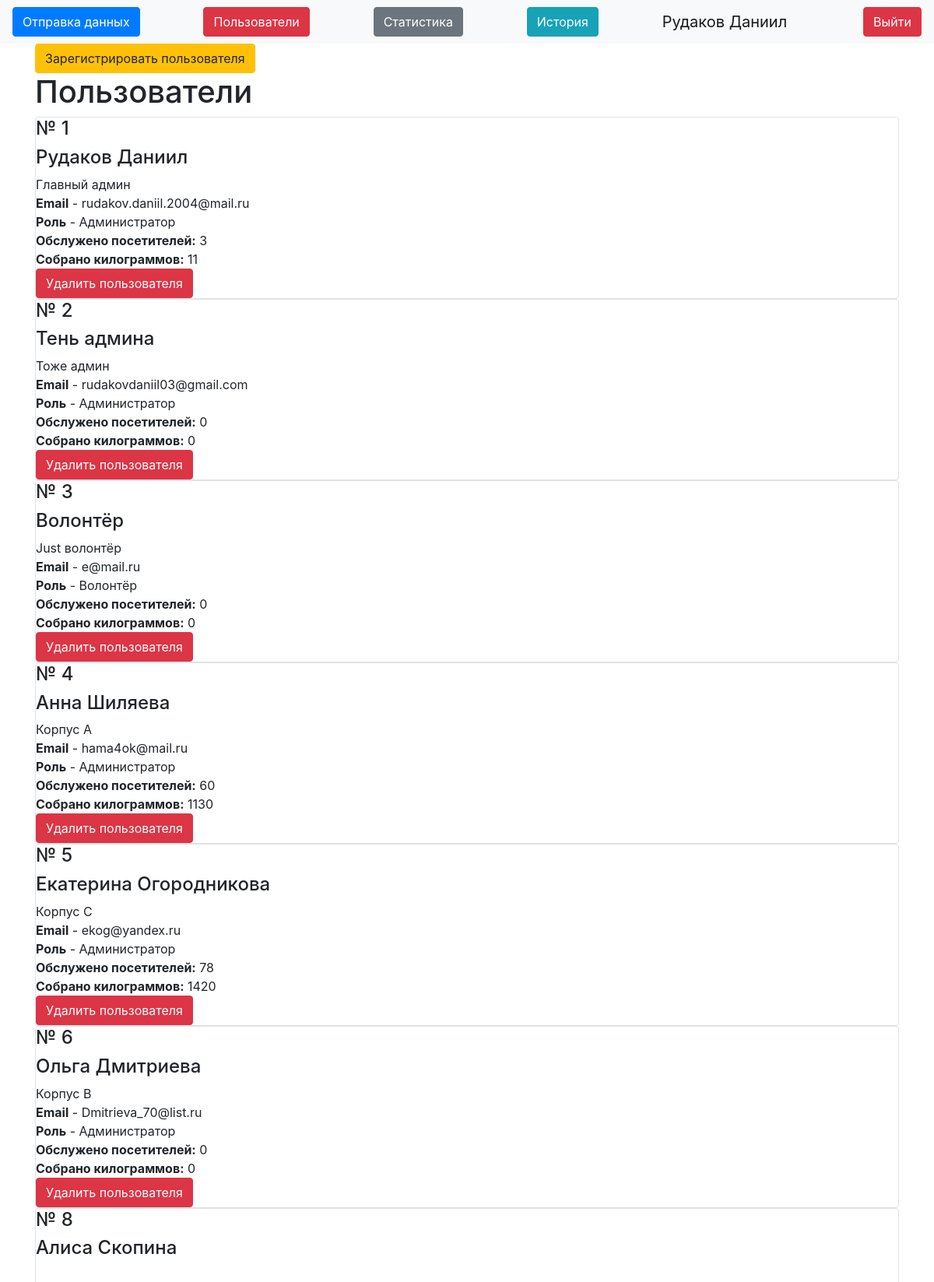
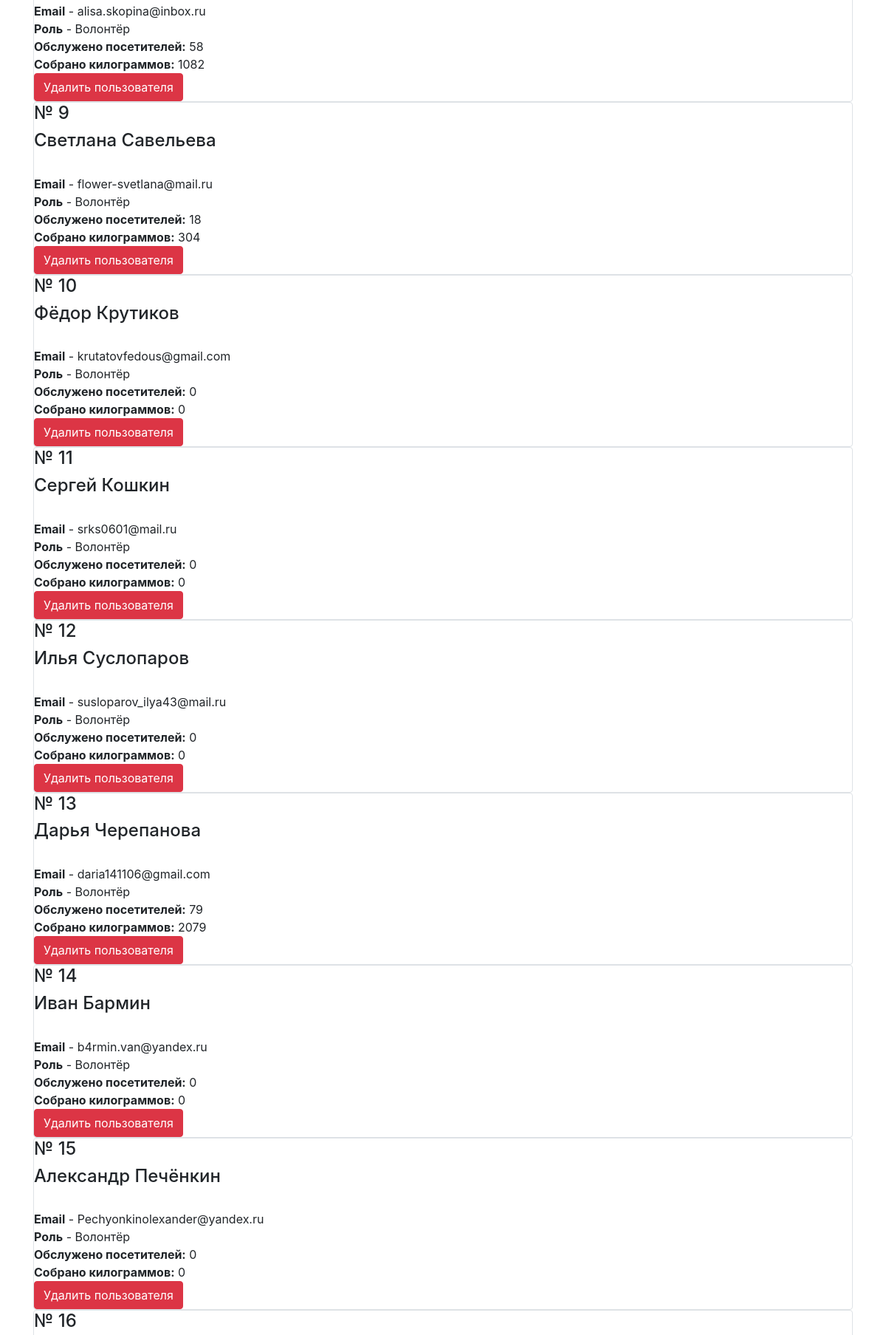
The app's page /users (signed in, upper part) with its own data (2 pictures, top to bottom).
### data/users.py (models this page shows, shortened)
class User(SqlAlchemyBase, UserMixin):
    __tablename__ = 'users'
    id = sqlalchemy.Column(sqlalchemy.Integer,
                           primary_key=True, autoincrement=True)
    name = sqlalchemy.Column(sqlalchemy.String, nullable=True)
    about = sqlalchemy.Column(sqlalchemy.String, nullable=True)
    email = sqlalchemy.Column(sqlalchemy.String,
                              index=True, unique=True, nullable=True)
    hashed_password = sqlalchemy.Column(sqlalchemy.String, nullable=True)
    is_admin = sqlalchemy.Column(sqlalchemy.Boolean)
    got = sqlalchemy.Column(sqlalchemy.Integer, default=0)
    got_pupils = sqlalchemy.Column(sqlalchemy.Integer, default=0)
    kilograms = orm.relationship("Kilograms", back_populates='user')

### server.py (the view)
@app.route("/users")
def users():
    db_sess = db_session.create_session()
    user = db_sess.query(User)
    db_sess.close()
    return render_template("users.html", user=user)

### data/db_session.py (called while the page is built)
def create_session() -> Session:
    global __factory
    return __factory()

### server.py (called while the page is built)
@login_manager.user_loader # Декоратор для авторизации пользователей
def load_user(user_id):
    db_sess = db_session.create_session()
    user_id = db_sess.query(User).get(user_id)
    db_sess.close()
    return user_id

### templates/users.html (shortened to what this page needs)
{% extends "base.html" %}
{% block content %}
{% if current_user.is_admin %}
    <a class="btn btn-warning" href="/register">Зарегистрировать пользователя</a>
<h1 xmlns="http://www.w3.org/1999/html" xmlns="http://www.w3.org/1999/html">Пользователи</h1>
{% for item in user%}
    <div class="col-md6 border rounded">
        <h4>№ {{item.id}}</h4>
        <h4>{{item.name}}</h4>
        <div>
            {{item.about}}</br>
            <b>Email</b> - {{item.email}}</br>
            {% if item.is_admin%}
            <b>Роль</b> - Администратор
            {% else %}
            <b>Роль</b> - Волонтёр
            {% endif %}
            <b>Обслужено посетителей:</b> {{item.got_pupils}}
            <b>Собрано килограммов:</b> {{item.got}}
            {% if current_user.is_admin%}</br>
            <a href="/user_delete/{{item.id}}" class="btn btn-danger">Удалить пользователя</a>
            {% endif %}
        </div>
    </div>
{% endfor %}
{% endif %}
{% endblock %}

### templates/base.html (shortened to what this page needs)
<!doctype html>
<html lang="en">
<head>
    <link rel="stylesheet"
          href="https://stackpath.bootstrapcdn.com/bootstrap/4.4.1/css/bootstrap.min.css"
>
</head>
<body>
<header>
    <nav class="navbar navbar-light bg-light">
        {% if current_user.is_authenticated %}
        <a type="button" class="btn btn-primary" href="/">Отправка данных</a>
        {% if current_user.is_admin %}
        <a class="btn btn-danger" href="/users">Пользователи</a>
        <a class="btn btn-secondary" href="/stats">Статистика</a>
        {% endif %}
        <a class="btn btn-info" href="/history">История</a>
        <a class="navbar-brand" href="">{{ current_user.name }}</a>
        <a class="btn btn-danger" href="/logout">Выйти</a>
        {% else %}
        <p>
            <a class="btn btn-success" href="/login">Войти</a>
        </p>
        {% endif %}
    </nav>
</header>
<main role="main" class="container">
    {% block content %}{% endblock %}
</main>
</body>
</html>

### records on screen
User: name "Рудаков Даниил", id "1", about "Главный админ", email "rudakov.daniil.2004@mail.ru", is_admin "Роль", got_pupils "3", got "11"
User: id "2", name "Тень админа", about "Тоже админ", email "rudakovdaniil03@gmail.com", is_admin "Роль", got_pupils "0", got "0"
User: id "3", name "Волонтёр", about "Just волонтёр", email "e@mail.ru", is_admin "Роль", got_pupils "0", got "0"
User: id "4", name "Анна Шиляева", about "Корпус А", email "hama4ok@mail.ru", is_admin "Роль", got_pupils "60", got "1130"
User: id "5", name "Екатерина Огородникова", about "Корпус С", email "ekog@yandex.ru", is_admin "Роль", got_pupils "78", got "1420"
User: id "6", name "Ольга Дмитриева", about "Корпус В", email "Dmitrieva_70@list.ru", is_admin "Роль", got_pupils "0", got "0"
User: id "8", name "Алиса Скопина", email "alisa.skopina@inbox.ru", is_admin "Роль", got_pupils "58", got "1082"
User: id "9", name "Светлана Савельева", email "flower-svetlana@mail.ru", is_admin "Роль", got_pupils "18", got "304"
User: id "10", name "Фёдор Крутиков", email "krutatovfedous@gmail.com", is_admin "Роль", got_pupils "0", got "0"
User: id "11", name "Сергей Кошкин", email "srks0601@mail.ru", is_admin "Роль", got_pupils "0", got "0"
User: id "12", name "Илья Суслопаров", email "susloparov_ilya43@mail.ru", is_admin "Роль", got_pupils "0", got "0"
User: id "13", name "Дарья Черепанова", email "daria141106@gmail.com", is_admin "Роль", got_pupils "79", got "2079"
User: id "14", name "Иван Бармин", email "b4rmin.van@yandex.ru", is_admin "Роль", got_pupils "0", got "0"
User: id "15", name "Александр Печёнкин", email "Pechyonkinolexander@yandex.ru", is_admin "Роль", got_pupils "0", got "0"
User: id "16"
